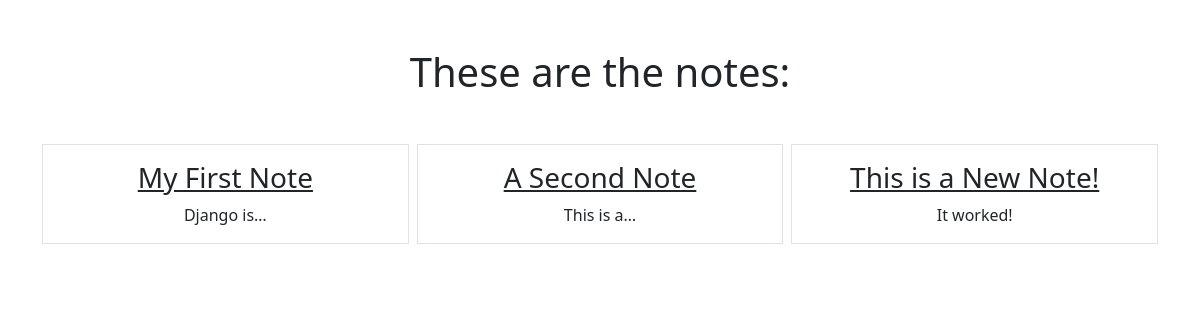
/smart/ (signed in), run on an earlier commit of the app's database.
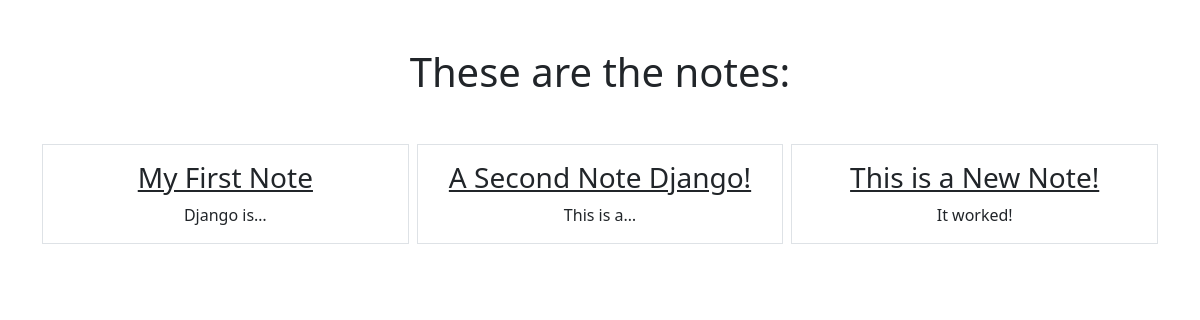
And on a later commit of the database.
### notes/models.py (models this page shows)
class Notes(models.Model):
      title = models.CharField(max_length=200)
      text = models.TextField()
      created = models.DateTimeField(auto_now_add=True)
      user = models.ForeignKey(User, on_delete=models.CASCADE, related_name="notes")

### notes/views.py (the view)
# urls.py: path('', views.NotesListView.as_view(), name="notes.list"),
class NotesListView(LoginRequiredMixin, ListView):
      model = Notes
      context_object_name = "notes"
      template_name = "notes/notes_list.html"
      login_url = "/admin"
      def get_queryset(self):
          return self.request.user.notes.all()

### notes/templates/notes/notes_list.html
{% extends "base.html" %}
{% block content %}
   <h1 class="my-5">These are the notes:</h1>
   <div class="row row-cols3 g-2">
       {% for note in notes %}
       <div class="col">
           <div class="p-3 border">
                <a href="{% url 'notes.detail' pk=note.id %}" class="text-dark text-decoration-non"><h3>{{note.title}}</h3></a>
               {{note.text|truncatechars:10}}
           </div>
       </div>
       {% endfor %}
   </div>
{% endblock %}

What changed in the data, as far as the page shows it:
changed Notes "This is a…": title "A Second Note" → "A Second Note Django!"
